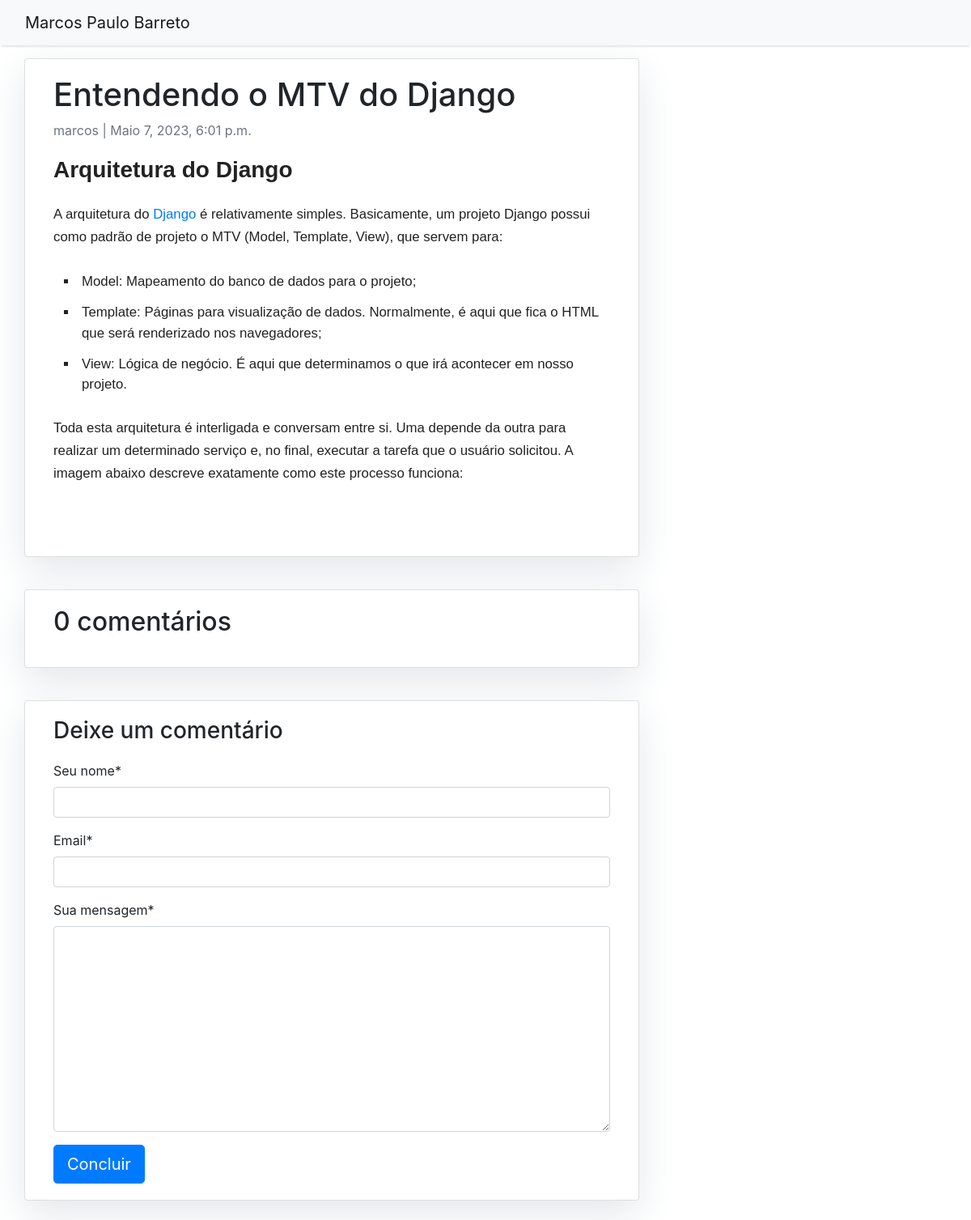
The page /entendendo-o-mtv-do-django/ on the database its author committed.
### blog/models.py (models this page shows, shortened)
class Post(models.Model):
    title = models.CharField(max_length=200, unique=True)
    slug = models.SlugField(max_length=200, unique=True)
    author = models.ForeignKey(
        User, on_delete=models.CASCADE, related_name="blog_posts"
    )
    updated_on = models.DateTimeField(auto_now=True)
    content = models.TextField()
    created_on = models.DateTimeField(auto_now_add=True)
    status = models.IntegerField(choices=STATUS, default=0)
    class Meta:
        ordering = ["-created_on"]

### blog/views.py (the view, shortened to what this page needs)
# urls.py: path("<slug:slug>/", views.PostDetailView.as_view(), name="post_detail"),
class PostDetailView(View):
    def get(self, request, slug):
        template_name = "post_detail.html"
        post = get_object_or_404(Post, slug=slug)
        comments = post.comments.filter(active=True).order_by("-created_on")
        comment_form = CommentForm()
        context = {
            "post": post,
            "comments": comments,
            "comment_form": comment_form,
        }
        return render(request, template_name, context)

### blog/forms.py
class CommentForm(forms.ModelForm):
    class Meta:
        model = Comment
        fields = ("name", "email", "body")

### templates/post_detail.html (shortened to what this page needs)
{% extends 'base.html' %} {% block content %}
    {% load crispy_forms_tags %}
    <div class="container">
        <div class="row">
            <div class="col-md-8 card mb-4  mt-3 left  top">
                <div class="card-body">
                    <h1>{% block title %} {{ post.title }} {% endblock title %}</h1>
                    <p class=" text-muted">{{ post.author }} | {{ post.created_on }}</p>
                    <p class="card-text ">{{ post.content | safe }}</p>
                </div>
            </div>
            <div class="col-md-8 card mb-4  mt-3 ">
                <div class="card-body">
                    {% with comments.count as total_comments %}
                        <h2>{{ total_comments }} comentários</h2>
                    {% endwith %}
                </div>
            </div>
            <div class="col-md-8 card mb-4  mt-3 ">
                <div class="card-body">
                    {% if new_comment %}
                        <div class="alert alert-success" role="alert">
                            Obrigado por participar, seu comentário está aguardando moderação.
                        </div>
                    {% else %}
                        <h3>Deixe um comentário</h3>
                        <form method="post" style="margin-top: 1.3em;"> {% csrf_token %}
                            <div id="div_id_name" class="form-group">
                                <label for="id_name" class=" requiredField">
                                    Seu nome<span class="asteriskField">*</span>
                                </label>
                                <div class="">
                                    <input type="text" name="name" maxlength="80" class="textinput textInput form-control" required="" id="id_name">
                                </div>
                            </div>
                            <div id="div_id_email" class="form-group">
                                <label for="id_email" class=" requiredField">
                                    Email<span class="asteriskField">*</span>
                                </label>
                                <div class="">
                                    <input type="email" name="email" maxlength="254" class="emailinput form-control" required="" id="id_email">
                                </div>
                            </div>
                            <div id="div_id_body" class="form-group">
                                <label for="id_body" class=" requiredField">
                                    Sua mensagem<span class="asteriskField">*</span>
                                </label>
                                <div class="">
                                    <textarea name="body" cols="40" rows="10" class="textarea form-control" required="" id="id_body"></textarea>
                                </div>
                            </div>
                            <button type="submit" class="btn btn-primary  btn-lg">Concluir</button>
                        </form>
                    {% endif %}
                </div>
            </div>
        </div>
    </div>
{% endblock content %}

### static/css/base.css (style rules this page uses)
body { font-family: "Roboto", sans-serif; font-size: 17px; background-color: #fdfdfd; }
.card { box-shadow: 0 16px 48px #E3E7EB; }

### rows shown on the page
Post: title "Entendendo o MTV do Django", author "marcos", created_on "Maio 7, 2023, 6:01 p.m.", content "Arquitetura do Django A arquitetura do Django é relativamente simples. Basicamente, um projeto Django possui como padrão de projeto o MTV (Model, Template, View), que servem para: Model: Mapeamento do banco de dados para o projeto; Template: Páginas para visualização de dados. Normalmente, é aqui que fica o HTML que será renderizado nos navegadores; View: Lógica de negócio. É aqui que determinamos o que irá acontecer em nosso projeto. Toda esta arquitetura é interligada e conversam entre si. Uma depende da outra para realizar um determinado serviço e, no final, executar a tarefa que o usuário solicitou. A imagem abaixo descreve exatamente como este processo funciona:"

### other values the page prints
{{ total_comments }} "0"
